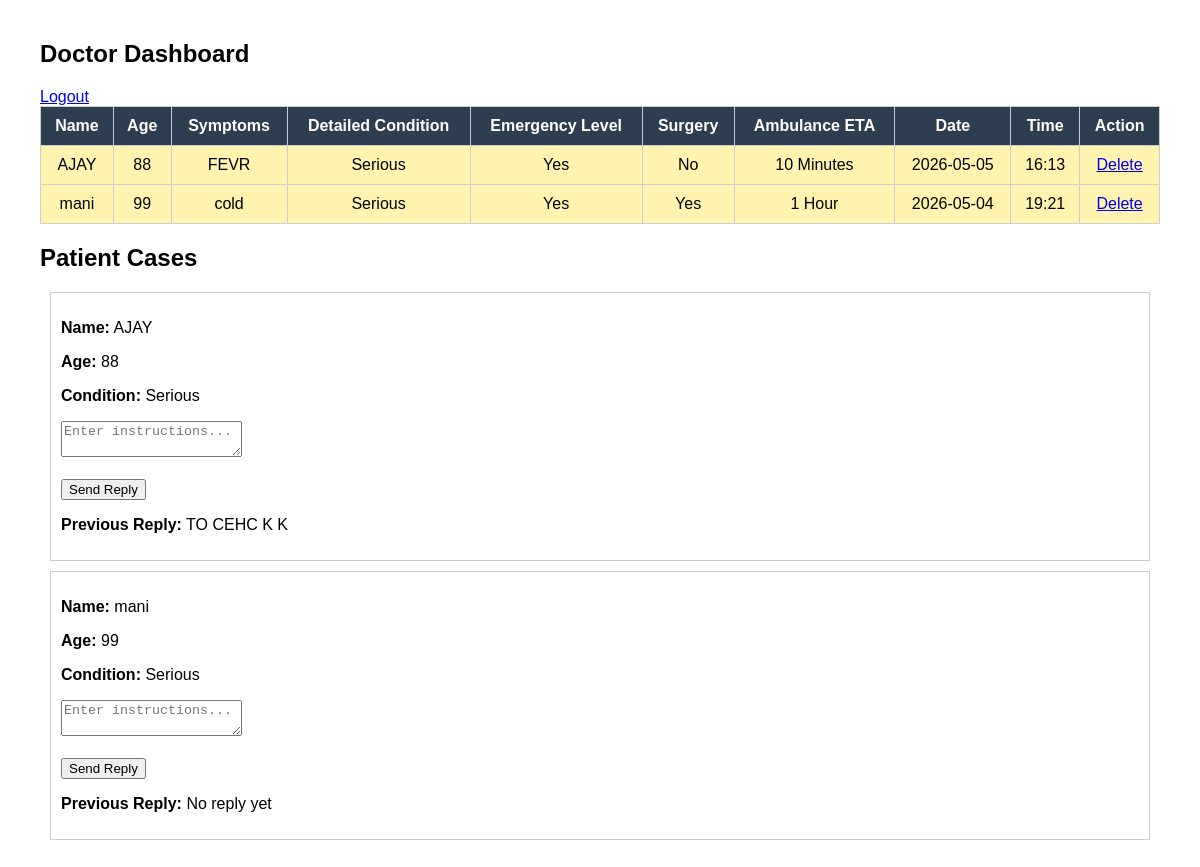
The page /doctor (signed in) on the database its author committed.
### tables this page shows
CREATE TABLE patients (
            id INTEGER PRIMARY KEY AUTOINCREMENT,
            name TEXT,
            age INTEGER,
            symptoms TEXT,
            description TEXT,
            condition TEXT,
            surgery TEXT,
            eta TEXT,
            emergency TEXT,
            date TEXT,
            time TEXT,
            doctor_reply TEXT
        );

### app.py (the view)
@app.route('/doctor')
def doctor():
    if not session.get('doctor'):
        return redirect('/doctor_login')
    conn = get_db()
    cursor = conn.cursor()
    cursor.execute("SELECT * FROM patients ORDER BY id DESC")
    patients = cursor.fetchall()
    conn.close()
    return render_template('doctor.html', patients=patients)

### app.py (called while the page is built)
def get_db():
    conn = sqlite3.connect("telemedicine.db")
    conn.row_factory = sqlite3.Row
    return conn

### templates/doctor.html (shortened to what this page needs)
<!DOCTYPE html>
<html lang="en">
<head>
</head>
<body>
<h2>Doctor Dashboard</h2>
<a href="/logout">Logout</a>
<table>
<tr>
<th>Name</th>
<th>Age</th>
<th>Symptoms</th>
<th>Detailed Condition</th>
<th>Emergency Level</th>
<th>Surgery</th>
<th>Ambulance ETA</th>
<th>Date</th>
<th>Time</th>
<th>Action</th>
</tr>
{% for p in patients %}
<tr class="
{% if p['condition']=='Critical' %}
critical
{% elif p['condition']=='Serious' %}
serious
{% else %}
normal
{% endif %}
">
<td>{{ p['name'] }}</td>
<td>{{ p['age'] }}</td>
<td>{{ p['symptoms'] }}</td>
<td>{{ p['condition'] }}</td>
<td>{{ p['emergency'] }}</td>
<td>{{ p['surgery'] }}</td>
<td>{{ p['eta'] }}</td>
<td>{{ p['date'] }}</td>
<td>{{ p['time'] }}</td>
<td>
<a href="/delete/{{ p['id'] }}">Delete</a>
</td>
</tr>
{% endfor %}
</table>
<h2>Patient Cases</h2>
{% for p in patients %}
<div style="border:1px solid #ccc; padding:10px; margin:10px;">
    <p><b>Name:</b> {{ p['name'] }}</p>
    <p><b>Age:</b> {{ p['age'] }}</p>
    <p><b>Condition:</b> {{ p['condition'] }}</p>
    <form method="POST" action="/reply/{{ p['id'] }}">
        <textarea name="reply" placeholder="Enter instructions..." required></textarea>
        <br><br>
        <button type="submit">Send Reply</button>
    </form>
    <p><b>Previous Reply:</b>
        {{ p['doctor_reply'] if p['doctor_reply'] else "No reply yet" }}
    </p>
</div>
{% endfor %}
</body>
</html>

### templates/doctor.html (style rules this page uses)
body { font-family:Arial; margin:40px; }
table { width:100%; border-collapse:collapse; }
th,td { padding:10px; border:1px solid #ccc; text-align:center; }
th { background:#2c3e50; color:white; }
.serious { background:#fff3b0; }

### rows shown on the page
patients: name "AJAY", age "88", symptoms "FEVR", condition "Serious", emergency "Yes", surgery "No", eta "10 Minutes", date "2026-05-05", time "16:13", doctor_reply "TO CEHC K K"
patients: name "mani", age "99", symptoms "cold", condition "Serious", emergency "Yes", surgery "Yes", eta "1 Hour", date "2026-05-04", time "19:21", p "No reply yet"
